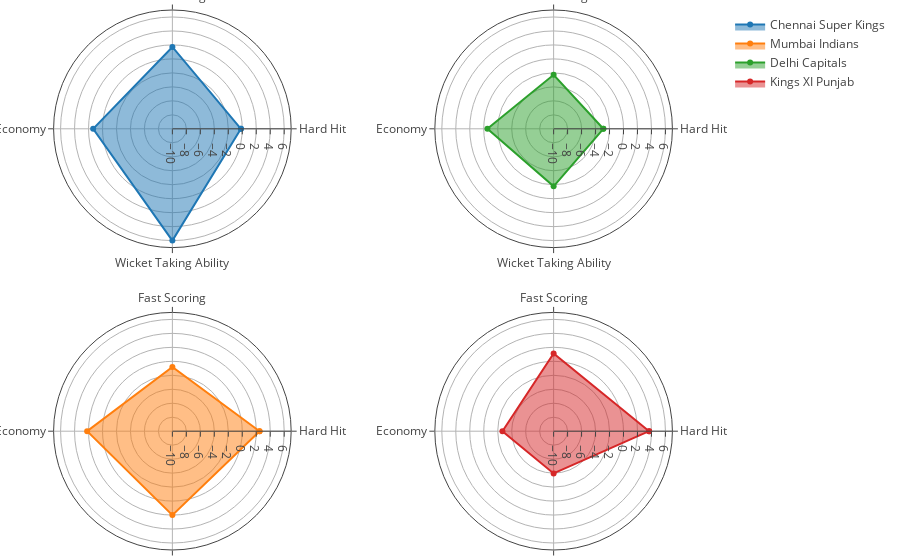

Notebook code cell kept with this figure:
### Code cell
# Generate and Format Plots
data = []

count = 0
for i in [4, 2, 5, 1]:
    r = o.iloc[i,:]
    t = go.Scatterpolar(
      r = [r['Hard Hit']*1000, r['Fast Scoring']*100, r['Economy']*-10, r['Wicket Taking Ability']*-5, r['Hard Hit']*1000],
      theta = ['Hard Hit','Fast Scoring','Economy', 'Wicket Taking Ability', 'Hard Hit'],
      fill = 'toself',
      name = r['team'],
      subplot = "polar"+str(count+1) if i>0 else "polar"
    )
    count = count+1
    data.append(t)


layout = go.Layout(
    margin=go.layout.Margin(
        l=10,
        r=10,
        b=10,
        t=10,
        pad=0
    ),
  polar = dict(
      domain = dict(
        x = [0, 0.46],
        y = [0.56, 1]
      ),
    radialaxis = dict(
      visible = True,
      range = [-10, 7]
    )
  ),
  polar2 = dict(
     domain = dict(
        x = [0, 0.46],
        y = [0, 0.44]
      ),
    radialaxis = dict(
      visible = True,
      range = [-10, 7]
    )
  ),
  polar3 = dict(
      domain = dict(
        x = [0.54, 1],
        y = [0.56, 1]
      ),
    radialaxis = dict(
      visible = True,
      range = [-10, 7]
    )
  ),
  polar4 = dict(
      domain = dict(
        x = [0.54, 1],
        y = [0, 0.44]
      ),
    radialaxis = dict(
      visible = True,
      range = [-10, 7]
    )
  ),
  showlegend = True
    
)

fig = go.Figure(data=data, layout=layout)
t = plotly.offline.iplot(fig, filename="multiple-subplots")

### Figure 1 — Plotly figure (JSON) as saved in the notebook; plotly's stock layout.template omitted (floating-point values rounded to 4 significant figures)
{"data": [{"fill": "toself", "name": "Chennai Super Kings", "r": [-0.1908, 1.712, 1.336, 5.995, -0.1908], "subplot": "polar", "theta": ["Hard Hit", "Fast Scoring", "Economy", "Wicket Taking Ability", "Hard Hit"], "type": "scatterpolar", "uid": "c5a93006-ba9a-47aa-940a-12263e6c9810"}, {"fill": "toself", "name": "Mumbai Indians", "r": [2.475, -0.8052, 2.197, 2.005, 2.475], "subplot": "polar2", "theta": ["Hard Hit", "Fast Scoring", "Economy", "Wicket Taking Ability", "Hard Hit"], "type": "scatterpolar", "uid": "491b16ad-5f8f-4b71-8b02-607c7b08f866"}, {"fill": "toself", "name": "Delhi Capitals", "r": [-2.886, -2.276, -0.5256, -1.773, -2.886], "subplot": "polar3", "theta": ["Hard Hit", "Fast Scoring", "Economy", "Wicket Taking Ability", "Hard Hit"], "type": "scatterpolar", "uid": "abafd684-b098-47e2-8d09-4f1098c4cb93"}, {"fill": "toself", "name": "Kings XI Punjab", "r": [3.666, 1.134, -2.673, -3.954, 3.666], "subplot": "polar4", "theta": ["Hard Hit", "Fast Scoring", "Economy", "Wicket Taking Ability", "Hard Hit"], "type": "scatterpolar", "uid": "29370277-e356-4ab8-9b80-d685aa0803f3"}], "layout": {"margin": {"b": 10, "l": 10, "pad": 0, "r": 10, "t": 10}, "polar": {"domain": {"x": [0, 0.46], "y": [0.56, 1]}, "radialaxis": {"range": [-10, 7], "visible": true}}, "polar2": {"domain": {"x": [0, 0.46], "y": [0, 0.44]}, "radialaxis": {"range": [-10, 7], "visible": true}}, "polar3": {"domain": {"x": [0.54, 1], "y": [0.56, 1]}, "radialaxis": {"range": [-10, 7], "visible": true}}, "polar4": {"domain": {"x": [0.54, 1], "y": [0, 0.44]}, "radialaxis": {"range": [-10, 7], "visible": true}}, "showlegend": true}}
